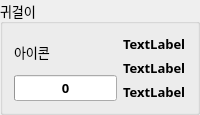
          <widget class="QGroupBox" name="groupEar2">
           <property name="maximumSize">
            <size>
             <width>250</width>
             <height>150</height>
            </size>
           </property>
           <property name="font">
            <font>
             <family>나눔스퀘어 네오 Regular</family>
             <pointsize>10</pointsize>
             <bold>false</bold>
            </font>
           </property>
           <property name="title">
            <string>귀걸이</string>
           </property>
           <layout class="QHBoxLayout" name="horizontalLayout_11">
            <item>
             <layout class="QVBoxLayout" name="verticalLayout_20">
              <item>
               <widget class="QLabel" name="lbIconEar2">
                <property name="text">
                 <string>아이콘</string>
                </property>
               </widget>
              </item>
              <item>
               <widget class="QProgressBar" name="barQualEar2">
                <property name="font">
                 <font>
                  <family>나눔스퀘어 네오 Bold</family>
                  <pointsize>10</pointsize>
                  <bold>true</bold>
                 </font>
                </property>
                <property name="value">
                 <number>0</number>
                </property>
                <property name="alignment">
                 <set>Qt::AlignCenter</set>
                </property>
                <property name="textVisible">
                 <bool>true</bool>
                </property>
                <property name="format">
                 <string>%p</string>
                </property>
               </widget>
              </item>
             </layout>
            </item>
            <item>
             <layout class="QVBoxLayout" name="verticalLayout_21">
              <item>
               <widget class="QLabel" name="lbNameEar2">
                <property name="font">
                 <font>
                  <family>나눔스퀘어 네오 Bold</family>
                  <pointsize>10</pointsize>
                  <bold>true</bold>
                 </font>
                </property>
                <property name="text">
                 <string>TextLabel</string>
                </property>
               </widget>
              </item>
              <item>
               <widget class="QLabel" name="lbAttrEar2">
                <property name="font">
                 <font>
                  <family>나눔스퀘어 네오 Bold</family>
                  <pointsize>10</pointsize>
                  <bold>true</bold>
                 </font>
                </property>
                <property name="text">
                 <string>TextLabel</string>
                </property>
                <property name="textFormat">
                 <enum>Qt::AutoText</enum>
                </property>
                <property name="wordWrap">
                 <bool>false</bool>
                </property>
               </widget>
              </item>
              <item>
               <widget class="QLabel" name="lbEngraveEar2">
                <property name="font">
                 <font>
                  <family>나눔스퀘어 네오 Bold</family>
                  <pointsize>10</pointsize>
                  <bold>true</bold>
                 </font>
                </property>
                <property name="text">
                 <string>TextLabel</string>
                </property>
                <property name="textFormat">
                 <enum>Qt::AutoText</enum>
                </property>
                <property name="wordWrap">
                 <bool>false</bool>
                </property>
               </widget>
              </item>
             </layout>
            </item>
           </layout>
          </widget>
